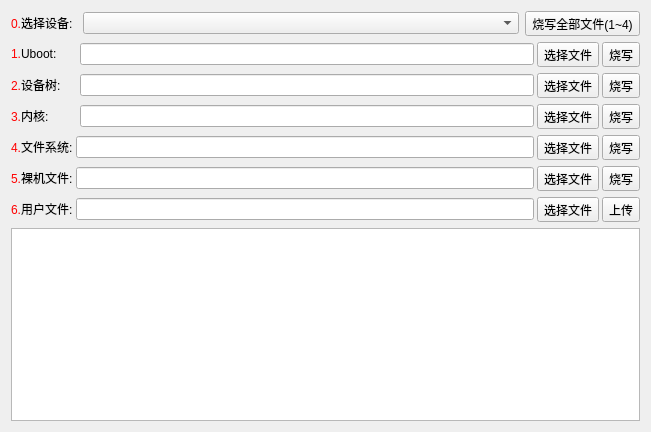
<?xml version="1.0" encoding="UTF-8"?>
<ui version="4.0">
 <class>Widget</class>
 <widget class="QWidget" name="Widget">
  <property name="geometry">
   <rect>
    <x>0</x>
    <y>0</y>
    <width>651</width>
    <height>432</height>
   </rect>
  </property>
  <property name="windowTitle">
   <string>Widget</string>
  </property>
  <layout class="QGridLayout" name="gridLayout">
   <item row="0" column="0">
    <layout class="QHBoxLayout" name="horizontalLayout">
     <item>
      <widget class="QLabel" name="label_7">
       <property name="minimumSize">
        <size>
         <width>66</width>
         <height>0</height>
        </size>
       </property>
       <property name="toolTipDuration">
        <number>-1</number>
       </property>
       <property name="text">
        <string>&lt;html&gt;&lt;head/&gt;&lt;body&gt;&lt;p&gt;&lt;span style=&quot; color:#ff0000;&quot;&gt;0.&lt;/span&gt;选择设备:&lt;/p&gt;&lt;/body&gt;&lt;/html&gt;</string>
       </property>
      </widget>
     </item>
     <item>
      <widget class="QComboBox" name="cBoxDevice">
       <property name="sizePolicy">
        <sizepolicy hsizetype="Expanding" vsizetype="Fixed">
         <horstretch>0</horstretch>
         <verstretch>0</verstretch>
        </sizepolicy>
       </property>
      </widget>
     </item>
     <item>
      <widget class="QToolButton" name="tBtnWriteAll">
       <property name="text">
        <string>烧写全部文件(1~4)</string>
       </property>
       <property name="icon">
        <iconset resource="image.qrc">
         <normaloff>:/res/下载.png</normaloff>:/res/下载.png</iconset>
       </property>
       <property name="toolButtonStyle">
        <enum>Qt::ToolButtonTextBesideIcon</enum>
       </property>
      </widget>
     </item>
    </layout>
   </item>
   <item row="1" column="0">
    <layout class="QHBoxLayout" name="horizontalLayout_2">
     <property name="spacing">
      <number>3</number>
     </property>
     <item>
      <widget class="QLabel" name="label_2">
       <property name="minimumSize">
        <size>
         <width>66</width>
         <height>0</height>
        </size>
       </property>
       <property name="text">
        <string>&lt;html&gt;&lt;head/&gt;&lt;body&gt;&lt;p&gt;&lt;span style=&quot; color:#ff0000;&quot;&gt;1.&lt;/span&gt;Uboot:&lt;/p&gt;&lt;/body&gt;&lt;/html&gt;</string>
       </property>
      </widget>
     </item>
     <item>
      <widget class="QLineEdit" name="lineEdit_Uboot"/>
     </item>
     <item>
      <widget class="QToolButton" name="tbtnSelectUboot">
       <property name="toolTip">
        <string>选择文件.</string>
       </property>
       <property name="text">
        <string>选择文件</string>
       </property>
       <property name="icon">
        <iconset resource="image.qrc">
         <normaloff>:/res/选择.png</normaloff>:/res/选择.png</iconset>
       </property>
      </widget>
     </item>
     <item>
      <widget class="QToolButton" name="tBtnWriteUboot">
       <property name="toolTip">
        <string>烧写Uboot</string>
       </property>
       <property name="statusTip">
        <string/>
       </property>
       <property name="text">
        <string>烧写</string>
       </property>
       <property name="icon">
        <iconset resource="image.qrc">
         <normaloff>:/res/下载.png</normaloff>:/res/下载.png</iconset>
       </property>
       <property name="toolButtonStyle">
        <enum>Qt::ToolButtonTextBesideIcon</enum>
       </property>
      </widget>
     </item>
    </layout>
   </item>
   <item row="2" column="0">
    <layout class="QHBoxLayout" name="horizontalLayout_3">
     <property name="spacing">
      <number>3</number>
     </property>
     <item>
      <widget class="QLabel" name="label_3">
       <property name="minimumSize">
        <size>
         <width>66</width>
         <height>0</height>
        </size>
       </property>
       <property name="text">
        <string>&lt;html&gt;&lt;head/&gt;&lt;body&gt;&lt;p&gt;&lt;span style=&quot; color:#ff0000;&quot;&gt;2.&lt;/span&gt;设备树:&lt;/p&gt;&lt;/body&gt;&lt;/html&gt;</string>
       </property>
      </widget>
     </item>
     <item>
      <widget class="QLineEdit" name="lineEdit_Tree"/>
     </item>
     <item>
      <widget class="QToolButton" name="tBtnSelectTree">
       <property name="toolTip">
        <string>选择文件.</string>
       </property>
       <property name="text">
        <string>选择文件</string>
       </property>
       <property name="icon">
        <iconset resource="image.qrc">
         <normaloff>:/res/选择.png</normaloff>:/res/选择.png</iconset>
       </property>
      </widget>
     </item>
     <item>
      <widget class="QToolButton" name="tBtnWriteTree">
       <property name="toolTip">
        <string>烧写设备树</string>
       </property>
       <property name="statusTip">
        <string/>
       </property>
       <property name="text">
        <string>烧写</string>
       </property>
       <property name="icon">
        <iconset resource="image.qrc">
         <normaloff>:/res/下载.png</normaloff>:/res/下载.png</iconset>
       </property>
       <property name="toolButtonStyle">
        <enum>Qt::ToolButtonTextBesideIcon</enum>
       </property>
      </widget>
     </item>
    </layout>
   </item>
   <item row="3" column="0">
    <layout class="QHBoxLayout" name="horizontalLayout_4">
     <property name="spacing">
      <number>3</number>
     </property>
     <item>
      <widget class="QLabel" name="label">
       <property name="minimumSize">
        <size>
         <width>66</width>
         <height>0</height>
        </size>
       </property>
       <property name="text">
        <string>&lt;html&gt;&lt;head/&gt;&lt;body&gt;&lt;p&gt;&lt;span style=&quot; color:#ff0000;&quot;&gt;3.&lt;/span&gt;内核:&lt;/p&gt;&lt;/body&gt;&lt;/html&gt;</string>
       </property>
      </widget>
     </item>
     <item>
      <widget class="QLineEdit" name="lineEdit_Kernel"/>
     </item>
     <item>
      <widget class="QToolButton" name="tBtnSelectKernel">
       <property name="toolTip">
        <string>选择文件.</string>
       </property>
       <property name="text">
        <string>选择文件</string>
       </property>
       <property name="icon">
        <iconset resource="image.qrc">
         <normaloff>:/res/选择.png</normaloff>:/res/选择.png</iconset>
       </property>
      </widget>
     </item>
     <item>
      <widget class="QToolButton" name="tBtnWriteKernel">
       <property name="toolTip">
        <string>烧写内核</string>
       </property>
       <property name="text">
        <string>烧写</string>
       </property>
       <property name="icon">
        <iconset resource="image.qrc">
         <normaloff>:/res/下载.png</normaloff>:/res/下载.png</iconset>
       </property>
       <property name="toolButtonStyle">
        <enum>Qt::ToolButtonTextBesideIcon</enum>
       </property>
      </widget>
     </item>
    </layout>
   </item>
   <item row="4" column="0">
    <layout class="QHBoxLayout" name="horizontalLayout_5">
     <property name="spacing">
      <number>3</number>
     </property>
     <item>
      <widget class="QLabel" name="label_4">
       <property name="text">
        <string>&lt;html&gt;&lt;head/&gt;&lt;body&gt;&lt;p&gt;&lt;span style=&quot; color:#ff0000;&quot;&gt;4.&lt;/span&gt;文件系统:&lt;/p&gt;&lt;/body&gt;&lt;/html&gt;</string>
       </property>
      </widget>
     </item>
     <item>
      <widget class="QLineEdit" name="lineEdit_Rootfs"/>
     </item>
     <item>
      <widget class="QToolButton" name="tBtnSelectRootfs">
       <property name="toolTip">
        <string>选择文件.</string>
       </property>
       <property name="text">
        <string>选择文件</string>
       </property>
       <property name="icon">
        <iconset resource="image.qrc">
         <normaloff>:/res/选择.png</normaloff>:/res/选择.png</iconset>
       </property>
      </widget>
     </item>
     <item>
      <widget class="QToolButton" name="tBtnWriteRootfs">
       <property name="toolTip">
        <string>烧写文件系统</string>
       </property>
       <property name="text">
        <string>烧写</string>
       </property>
       <property name="icon">
        <iconset resource="image.qrc">
         <normaloff>:/res/下载.png</normaloff>:/res/下载.png</iconset>
       </property>
       <property name="toolButtonStyle">
        <enum>Qt::ToolButtonTextBesideIcon</enum>
       </property>
      </widget>
     </item>
    </layout>
   </item>
   <item row="5" column="0">
    <layout class="QHBoxLayout" name="horizontalLayout_6">
     <property name="spacing">
      <number>3</number>
     </property>
     <item>
      <widget class="QLabel" name="label_5">
       <property name="text">
        <string>&lt;html&gt;&lt;head/&gt;&lt;body&gt;&lt;p&gt;&lt;span style=&quot; color:#ff0000;&quot;&gt;5.&lt;/span&gt;裸机文件:&lt;/p&gt;&lt;/body&gt;&lt;/html&gt;</string>
       </property>
      </widget>
     </item>
     <item>
      <widget class="QLineEdit" name="lineEdit_Single"/>
     </item>
     <item>
      <widget class="QToolButton" name="tBtnSelectSingle">
       <property name="toolTip">
        <string>选择文件.</string>
       </property>
       <property name="text">
        <string>选择文件</string>
       </property>
       <property name="icon">
        <iconset resource="image.qrc">
         <normaloff>:/res/选择.png</normaloff>:/res/选择.png</iconset>
       </property>
      </widget>
     </item>
     <item>
      <widget class="QToolButton" name="tBtnWriteSingle">
       <property name="toolTip">
        <string>烧写裸机文件</string>
       </property>
       <property name="statusTip">
        <string/>
       </property>
       <property name="text">
        <string>烧写</string>
       </property>
       <property name="icon">
        <iconset resource="image.qrc">
         <normaloff>:/res/下载.png</normaloff>:/res/下载.png</iconset>
       </property>
       <property name="toolButtonStyle">
        <enum>Qt::ToolButtonTextBesideIcon</enum>
       </property>
      </widget>
     </item>
    </layout>
   </item>
   <item row="6" column="0">
    <layout class="QHBoxLayout" name="horizontalLayout_7">
     <property name="spacing">
      <number>3</number>
     </property>
     <item>
      <widget class="QLabel" name="label_6">
       <property name="text">
        <string>&lt;html&gt;&lt;head/&gt;&lt;body&gt;&lt;p&gt;&lt;span style=&quot; color:#ff0000;&quot;&gt;6.&lt;/span&gt;用户文件:&lt;/p&gt;&lt;/body&gt;&lt;/html&gt;</string>
       </property>
      </widget>
     </item>
     <item>
      <widget class="QLineEdit" name="lineEdit_User"/>
     </item>
     <item>
      <widget class="QToolButton" name="tBtnSelectUser">
       <property name="toolTip">
        <string>选择文件.</string>
       </property>
       <property name="text">
        <string>选择文件</string>
       </property>
       <property name="icon">
        <iconset resource="image.qrc">
         <normaloff>:/res/选择.png</normaloff>:/res/选择.png</iconset>
       </property>
      </widget>
     </item>
     <item>
      <widget class="QToolButton" name="tBtnWriteUser">
       <property name="toolTip">
        <string>上传用户文件</string>
       </property>
       <property name="text">
        <string>上传</string>
       </property>
       <property name="icon">
        <iconset resource="image.qrc">
         <normaloff>:/res/下载.png</normaloff>:/res/下载.png</iconset>
       </property>
       <property name="toolButtonStyle">
        <enum>Qt::ToolButtonTextBesideIcon</enum>
       </property>
      </widget>
     </item>
    </layout>
   </item>
   <item row="7" column="0">
    <widget class="QTextEdit" name="textEdit"/>
   </item>
  </layout>
 </widget>
 <layoutdefault spacing="6" margin="11"/>
 <resources>
  <include location="image.qrc"/>
 </resources>
 <connections/>
</ui>
